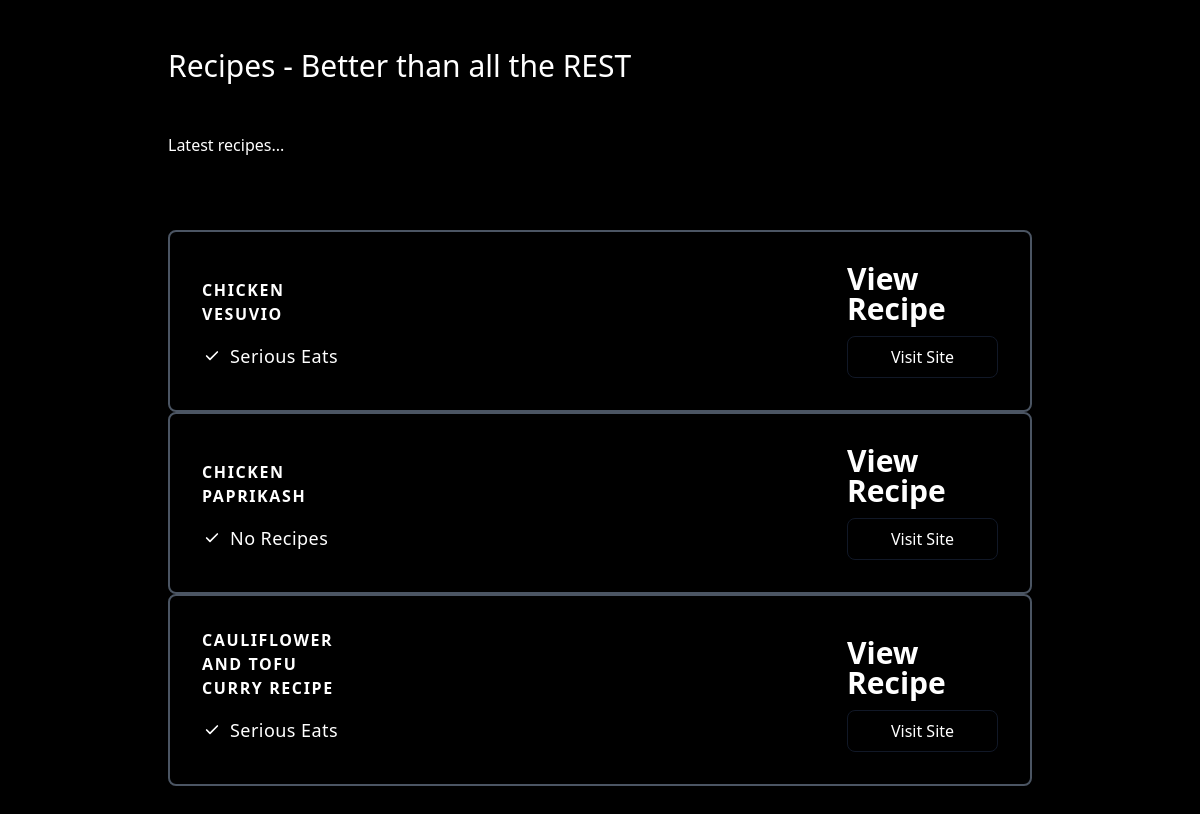
The app's page /, older data.
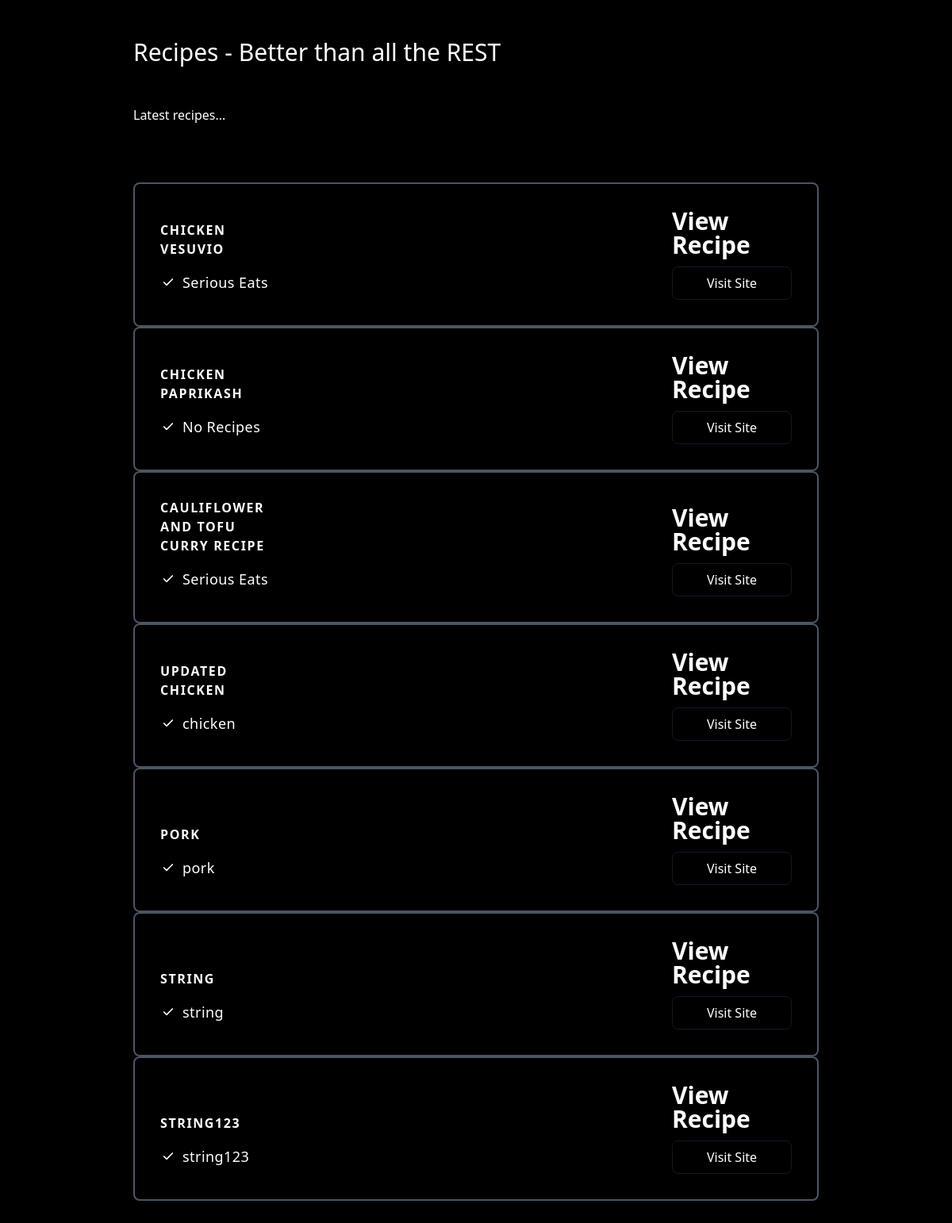
The same page, newer data.
### app/models/recipe.py (models this page shows)
class Recipe(Base):
    id = Column(Integer, primary_key=True, index=True)
    label = Column(String(256), nullable=False)
    url = Column(String(256), index=True, nullable=True)
    source = Column(String(256), nullable=True)
    submitter_id = Column(Integer, ForeignKey("user.id"), nullable=True)
    submitter = relationship("User", back_populates="recipes")

### app/main.py (the view)
@root_router.get("/", status_code=200)
def root(request: Request, db: Session = Depends(get_db)) -> dict:
    recipes = crud.recipe.get_multi(db=db, limit=10)
    return TEMPLATES.TemplateResponse(
        "index.html",
        {"request": request, "recipes": recipes}
    )

### app/templates/index.html
<!DOCTYPE html>
<html>
<head>
  <link href="https://unpkg.com/tailwindcss@^2/dist/tailwind.min.css" rel="stylesheet">
</head>
<body>
  <section class="bg-black ">
    <div class="container px-5 py-12 mx-auto lg:px-20">
      <div class="flex flex-col flex-wrap pb-6 mb-12 text-white ">
        <h1 class="mb-12 text-3xl font-medium text-white">
          Recipes - Better than all the REST
        </h1>
        <p class="text-base leading-relaxed">
          Latest recipes...</p>
      </div>
      {% for recipe in recipes %}
      <div
        class="flex flex-wrap items-end justify-start w-full transition duration-500 ease-in-out transform bg-black border-2 border-gray-600 rounded-lg hover:border-white ">
        <div class="w-full xl:w-1/4 md:w-1/4">
          <div class="relative flex flex-col h-full p-8 ">
            <h2 class="mb-4 font-semibold tracking-widest text-white uppercase title-font">
              {{recipe.label}}
            </h2>
            <p class="flex items-center mb-2 text-lg font-normal tracking-wide text-white">
              <span
                class="inline-flex items-center justify-center flex-shrink-0 w-5 h-5 mr-2 text-white rounded-full bg-blue-1300">
                <svg fill="none" stroke="currentColor" stroke-linecap="round" stroke-linejoin="round" stroke-width="2.5"
                  class="w-4 h-4" viewBox="0 0 24 24">
                  <path d="M20 6L9 17l-5-5"></path>
                </svg>
              </span>{{recipe.source}}
            </p>
          </div>
        </div>
        <div class="w-full xl:w-1/4 md:w-1/4 lg:ml-auto">
          <div class="relative flex flex-col h-full p-8">
            <h1 class="flex items-end mx-auto text-3xl font-black leading-none text-white ">
              <span>View Recipe </span>
            </h1>
            <button
              class="w-full px-4 py-2 mx-auto mt-3 text-white transition duration-500 ease-in-out transform border border-gray-900 rounded-lg text-md hover:bg-gray-900 focus:shadow-outline focus:outline-none focus:ring-2 ring-offset-current ring-offset-2 focus:border-gray-700 focus:bg-gray-800 ">
              <a href="{{recipe.url}}" target="blank">Visit Site</a>
            </button>
          </div>
        </div>
      </div>
      {% endfor %}
    </div>
  </section>
</body>
</html>

Row changes from the older to the newer data that the page shows:
added Recipe: label "UPDATED CHICKEN", source "chicken"
added Recipe: label "PORK", source "pork"
added Recipe: label "STRING", source "string"
added Recipe: label "STRING123", source "string123"
